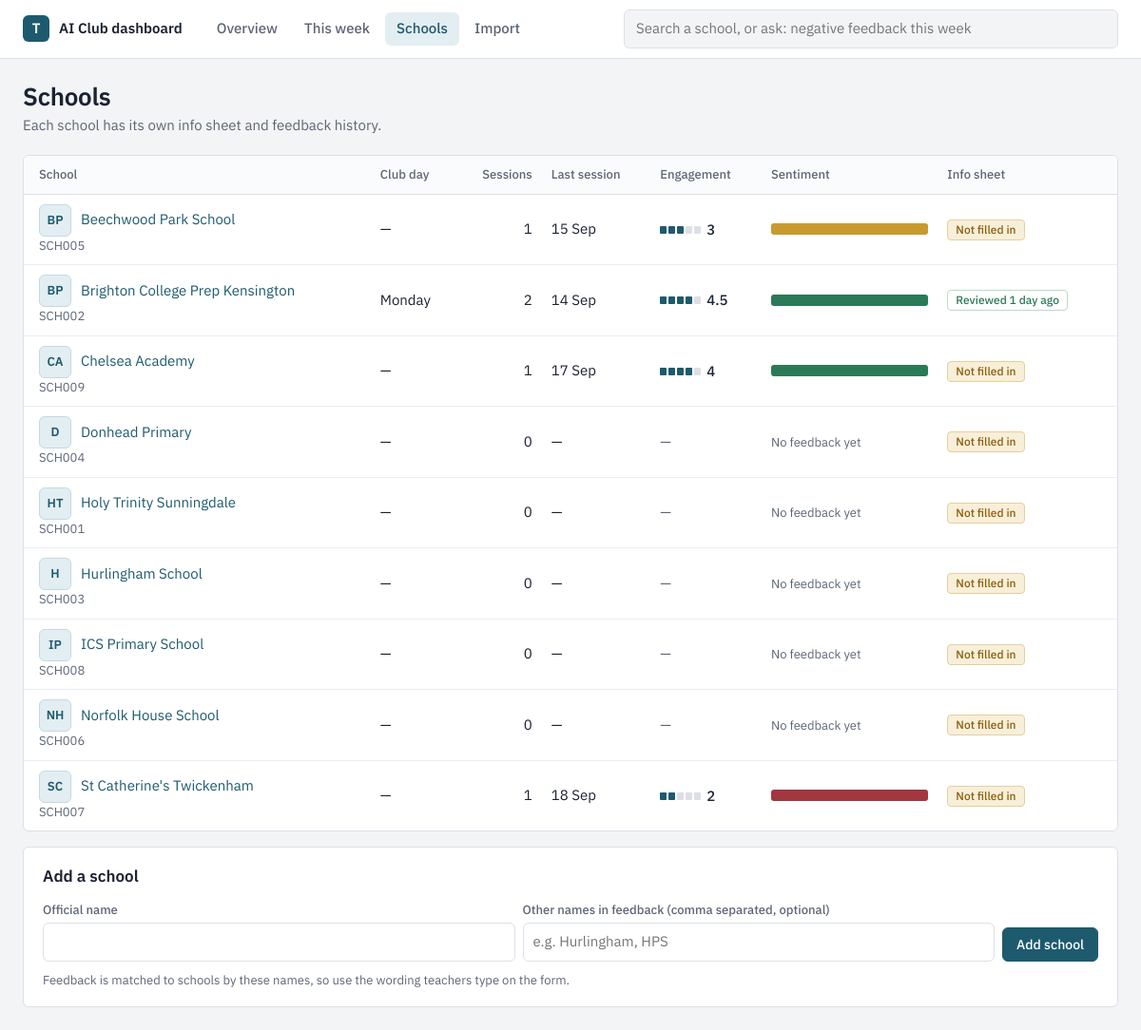
Page /schools on the committed database.
### tables this page shows
CREATE TABLE schools (
    school_id    TEXT PRIMARY KEY,               -- SCH001, SCH002 ...
    name         TEXT NOT NULL UNIQUE,           -- official name
    short_name   TEXT,
    logo_path    TEXT,                           -- relative to /static
    address      TEXT,
    postcode     TEXT,
    phone        TEXT,
    club_days    TEXT,
    term_start   TEXT,
    term_end     TEXT,
    active       INTEGER NOT NULL DEFAULT 1,
    reviewed_by  TEXT,
    reviewed_at  TEXT,                           -- ISO date the info sheet was last reviewed
    created_at   TEXT NOT NULL DEFAULT CURRENT_TIMESTAMP
);

### app/main.py (the view)
@app.get("/schools", response_class=HTMLResponse)
def schools(request: Request, conn=Depends(db.get_conn)):
    rows = Q.fetch_sessions(conn)
    return render(request, "schools.html", conn, active="schools", schools=Q.school_summaries(conn, rows))

### app/templates/schools.html (shortened to what this page needs)
{% extends "base.html" %}
{% import "_m.html" as m %}
{% block content %}
<div class="page-head"><h1>Schools</h1><p class="muted">Each school has its own info sheet and feedback history.</p></div>
<section class="panel flush">
  <div class="scroll"><table>
    <thead><tr><th>School</th><th>Club day</th><th class="num">Sessions</th><th>Last session</th><th>Engagement</th><th>Sentiment</th><th>Info sheet</th></tr></thead>
    <tbody>{% for s in schools %}
      <tr data-href="/schools/{{ s.school_id }}">
        <td><a href="/schools/{{ s.school_id }}">{{ m.school_cell(s) }}</a><div class="small muted">{{ s.school_id }}</div></td>
        <td>{{ s.club_days or '—' }}</td><td class="num">{{ s.n }}</td>
        <td>{{ s.last|date('%d %b') if s.last else '—' }}</td><td>{{ m.meter(s.engagement) }}</td>
        <td style="min-width:150px">{% if s.n %}<div class="sbar">{% for k, c in (('Positive','pos'),('Mixed','mix'),('Negative','neg')) %}{% if s.sentiment[k].pct %}<span class="{{ c }}" style="width:{{ s.sentiment[k].pct }}%" title="{{ k }} {{ s.sentiment[k].pct }}%"></span>{% endif %}{% endfor %}</div>{% else %}<span class="muted small">No feedback yet</span>{% endif %}</td>
        <td>{% if s.review.state == 'ok' %}<span class="flag ok">{{ s.review.label }}</span>{% elif s.review.state == 'stale' %}<span class="flag warn">{{ s.review.label }}</span>{% else %}<span class="flag warn">Not filled in</span>{% endif %}</td>
      </tr>{% endfor %}</tbody>
  </table></div>
</section>
<section class="panel" style="margin-top:16px">
  <h2>Add a school</h2>
  <form method="post" action="/schools/new" class="inline-form">
    <div><label for="n">Official name</label><input type="text" id="n" name="name" required></div>
    <div><label for="a">Other names in feedback (comma separated, optional)</label><input type="text" id="a" name="aliases" placeholder="e.g. Hurlingham, HPS"></div>
    <button class="btn primary" type="submit">Add school</button>
  </form>
  <p class="small muted" style="margin:10px 0 0">Feedback is matched to schools by these names, so use the wording teachers type on the form.</p>
</section>
{% endblock %}

### app/templates/_m.html (shortened to what this page needs)
{% macro logo(school, size='') %}
  {%- if school.logo_path -%}
    <img class="logo {{ size }}" src="/static/{{ school.logo_path }}" alt="{{ school.name or school.school_name }} logo">
  {%- else -%}
    {%- set words = (school.short_name or school.name or school.school_name or "?").replace("'", "").split() -%}
    <span class="logo mono {{ size }}" aria-hidden="true">{{ (words[0][0] ~ (words[1][0] if words|length > 1 else ''))|upper }}</span>
  {%- endif -%}
{% endmacro %}
{% macro school_cell(r) %}
  <span class="school-cell">{{ logo(r) }}<span>{{ r.school_name or r.name }}</span></span>
{% endmacro %}
{% macro meter(v) %}
  {%- if v is none %}<span class="muted">—</span>
  {%- else %}{% set n = v|round|int %}<span class="meter"><span class="segs" aria-hidden="true">{% for i in range(1, 6) %}<i class="{{ 'on' if i <= n }}"></i>{% endfor %}</span><b>{{ v }}</b></span>{% endif -%}
{% endmacro %}

### app/static/style.css (style rules this page uses)
:root { --bg: #f3f4f6; --panel: #fff; --ink: #1a2332; --muted: #5b6676; --line: #dce0e6; --line-soft: #eaedf1; --accent: #1e5a6e; --accent-ink: #fff; --accent-soft: #e3eef2; --pos: #2b7a57; --pos-bg: #e4f2ea; --mix: #8a5f0c; --mix-bg: #f8efd9; --neg: #a3363f; --neg-bg: #f7e3e5; --neu: #5b6676; --neu-bg: #eceff3; --high: #7f1d2b; --radius: 6px; --font: "IBM Plex Sans", system-ui, -apple-system, "Segoe UI", Roboto, sans-serif; }
* { box-sizing: border-box; }
html { -webkit-text-size-adjust: 100%; }
body { margin: 0; background: var(--bg); color: var(--ink); font: 400 15px/1.5 var(--font); font-variant-numeric: tabular-nums; }
a { color: var(--accent); text-decoration: none; }
h1 { font-size: 26px; line-height: 1.2; font-weight: 600; margin: 0 0 4px; letter-spacing: -0.01em; }
h2 { font-size: 17px; font-weight: 600; margin: 0 0 12px; }
p { margin: 0 0 10px; }
.muted { color: var(--muted); }
.small { font-size: 13px; }
.panel { background: var(--panel); border: 1px solid var(--line); border-radius: var(--radius); padding: 18px 20px; }
.panel > h2:first-child { margin-top: 0; }
.panel.flush { padding: 0; overflow: hidden; }
.page-head { margin-bottom: 20px; }
.btn { display: inline-flex; align-items: center; gap: 8px; padding: 8px 14px; border-radius: var(--radius); border: 1px solid var(--line); background: #fff; color: var(--ink); font: 500 14px var(--font); cursor: pointer; text-decoration: none; }
.btn.primary { background: var(--accent); border-color: var(--accent); color: var(--accent-ink); }
table { width: 100%; border-collapse: collapse; }
th { text-align: left; font-weight: 500; font-size: 13px; color: var(--muted); padding: 10px 10px; border-bottom: 1px solid var(--line); background: #fafbfc; white-space: nowrap; }
td { padding: 10px 10px; border-bottom: 1px solid var(--line-soft); vertical-align: middle; }
tr:last-child td { border-bottom: 0; }
tbody tr[data-href] { cursor: pointer; }
.scroll { overflow-x: auto; }
td.num, th.num { text-align: right; }
.school-cell { display: flex; align-items: center; gap: 10px; min-width: 120px; }
.logo { width: 34px; height: 34px; border-radius: 6px; border: 1px solid var(--line); background: #fff; object-fit: contain; flex: none; }
.mono { display: grid; place-items: center; background: var(--accent-soft); color: var(--accent); font-weight: 600; font-size: 13px; border: 1px solid #c3d9e1; }
.flag { display: inline-block; padding: 1px 8px; border-radius: 4px; font-size: 12px; font-weight: 500; border: 1px solid var(--neg); color: var(--neg); background: #fff; white-space: nowrap; }
.flag.ok { border-color: #b8dcc8; color: var(--pos); }
.flag.warn { border-color: #e4cf9d; color: var(--mix); background: var(--mix-bg); }
.meter { display: inline-flex; align-items: center; gap: 6px; white-space: nowrap; }
.meter .segs { display: inline-flex; gap: 2px; }
.meter .segs i { width: 7px; height: 8px; background: var(--line); border-radius: 1px; }
.meter .segs i.on { background: var(--accent); }
.meter b { font-weight: 500; min-width: 1.4em; }
.sbar { display: flex; height: 12px; border-radius: 3px; overflow: hidden; background: var(--line-soft); }
.sbar span { display: block; height: 100%; }
.sbar .pos { background: var(--pos); }
.sbar .mix { background: #c99a2e; }
.sbar .neg { background: var(--neg); }
label { display: block; font-size: 13px; font-weight: 500; color: var(--muted); margin-bottom: 4px; }
input[type=text], input[type=date], input[type=number], input[type=file], select, textarea { width: 100%; padding: 8px 10px; border: 1px solid var(--line); border-radius: var(--radius); font: inherit; background: #fff; color: var(--ink); }
.inline-form { display: flex; gap: 8px; align-items: flex-end; flex-wrap: wrap; }
.inline-form > div { flex: 1 1 160px; }
@media (prefers-reduced-motion: no-preference) { .btn { transition: background .12s; } }
td:first-child, th:first-child { padding-left: 16px; }
td:last-child, th:last-child { padding-right: 16px; }

### rows in the picture
schools: name "Beechwood Park School", school_id "SCH005"
schools: name "Brighton College Prep Kensington", school_id "SCH002", club_days "Monday"
schools: name "Chelsea Academy", school_id "SCH009"
schools: short_name "D", name "Donhead Primary", school_id "SCH004", club_days "—", n "0", shows "No feedback yet", shows "Not filled in"
schools: value "HT", name "Holy Trinity Sunningdale", school_id "SCH001", club_days "—", n "0", shows "No feedback yet", shows "Not filled in"
schools: short_name "H", name "Hurlingham School", school_id "SCH003", club_days "—", n "0", shows "No feedback yet", shows "Not filled in"
schools: value "IP", name "ICS Primary School", school_id "SCH008", club_days "—", n "0", shows "No feedback yet", shows "Not filled in"
schools: value "NH", name "Norfolk House School", school_id "SCH006", club_days "—", n "0", shows "No feedback yet", shows "Not filled in"
schools: name "St Catherine's Twickenham", school_id "SCH007"

### other values in the picture
{{ (words[0][0] ~ (words[1][0] if words|length > 1 else ''))|upper }} "BP" "BP" "CA" "SC"
{{ s.club_days or '—' }} "—" "—" "—"
{{ s.n }} "1" "2" "1" "1"
{{ v }} "3" "4.5" "4" "2"
{{ s.review.label }} "Reviewed 1 day ago"
